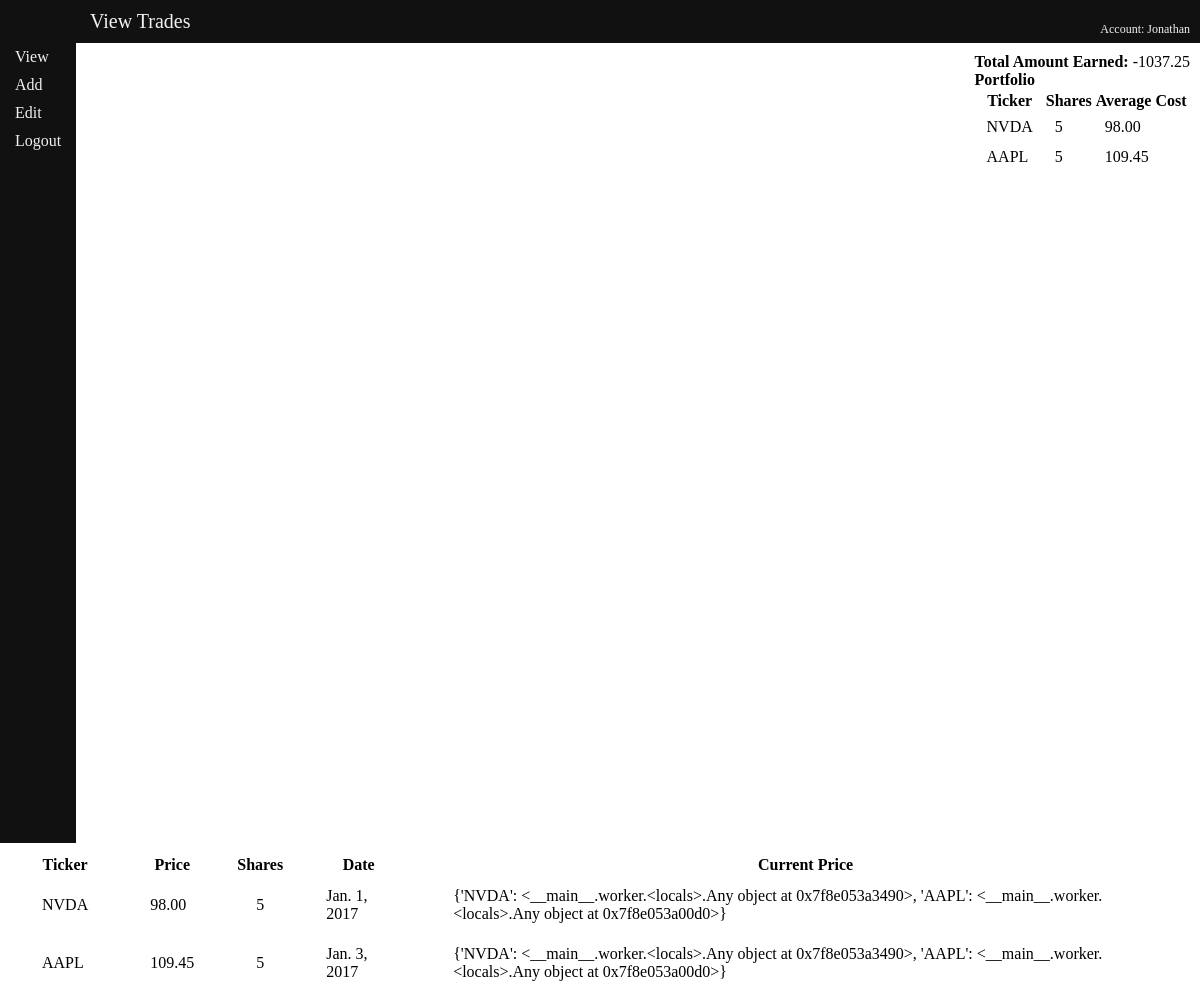
/trades/view_trades/ (signed in), run on the app's committed database.
### tradetracker/models.py (models this page shows, shortened)
class Trade(models.Model):
	owner = models.ForeignKey(User, on_delete=models.CASCADE, default=DEFAULT_USER)
	ticker = models.CharField(max_length=10)
	price = models.DecimalField(max_digits=11, decimal_places=2)
	trade_date = models.DateField()
	shares = models.IntegerField(default=0)

class PortfolioStock(models.Model):
	owner = models.ForeignKey(User, on_delete=models.CASCADE, default=DEFAULT_USER)
	ticker = models.CharField(max_length=10)
	shares = models.IntegerField(default=0)
	average_cost = models.DecimalField(max_digits=11, decimal_places=2)

### tradetracker/views.py (the view)
@login_required(login_url='/trades/login')
def viewTrades(request):
	current_user = request.user
	trade_list = current_user.trade_set.all()
	portfolio_list = current_user.portfoliostock_set.all()
	prices = {}
	total_earnings = 0
	for trade in trade_list:
		total_earnings += trade.price * -trade.shares
		if not trade.ticker in prices:
			prices[trade.ticker] = web.get_quote_yahoo(trade.ticker)["last"].get(trade.ticker)
	context = {'trade_list' : trade_list, 'total_earnings' : total_earnings,
		'current_user' : request.user.username, 'portfolio_list' : portfolio_list, 'prices' : prices}
	return render(request, 'tradetracker/viewTrades.html', context)

### tradetracker/templates/tradetracker/viewTrades.html (shortened to what this page needs)
{% extends 'tradetracker/tradeTrackerBase.html' %}
{% load tradetracker_extras %}
{% block bodyheader %} View Trades {% endblock %}
{% block content %}
	{% if trade_list %}
		<table>
			<tr>
				<th>Ticker</th>
				<th>Price</th>
				<th>Shares</th>
				<th>Date</th>
				<th>Current Price</th>
			</tr>
		{% for trade in trade_list %}
			<tr>
				<td>{{trade.ticker}}</td>
				<td>{{trade.price}}</td>
				<td>{{trade.shares}}</td>
				<td>{{trade.trade_date}}</td>
				<td>{{ prices|get_value:trade.ticker }}</td>
			</tr>
		{% endfor %}
		</table>
	{% else %}
		<p><strong>No trades are available to view.</strong></p>
	{% endif %}
{% endblock %}
{% block fixedinfo %}
	{% if total_earnings %}
		<strong>Total Amount Earned:</strong> {{total_earnings}} <br>
	{% endif %}
	{% if portfolio_list %}
		<strong>Portfolio</strong>
		<table>
			<tr>
				<th>Ticker</th>
				<th>Shares</th>
				<th>Average Cost</th>
			</tr>
		{% for stock in portfolio_list %}
			<tr>
				<td>{{stock.ticker}}</td>
				<td>{{stock.shares}}</td>
				<td>{{stock.average_cost}}</td>
			</tr>
		{% endfor %}
		</table>
	{% endif %}
{% endblock %}

### tradetracker/templates/tradetracker/tradeTrackerBase.html (shortened to what this page needs)
{% load static %}
<head>
	<link rel="stylesheet" type="text/css" href="{% static 'tradetracker/style.css' %}" />
</head>
<body>
	<div class = "topbar">
		<div>
			<header>{% block bodyheader %}{% endblock %}</header>
		</div>
		<div>
			{% if current_user %}
				<p>Account: {{current_user}}</p>
			{% endif %}
		</div>
	</div>
	<div class="mainwrapper">
		<div class="sidenav">
			<a href="{% url 'tradetracker:viewTrades'%}">View</a>
			<a href="{% url 'tradetracker:addTrades'%}">Add</a>
			<a href="{% url 'tradetracker:editTrades'%}">Edit</a>
			<a href="{% url 'tradetracker:logout' %}">Logout</a>
		</div>
		<div class="content">
		{% block content %}
		{% endblock %}
		</div>
		<div>
			<div class="fixedinfo">
				{% block fixedinfo %}
				{% endblock %}
			</div>
		</div>
	</div>
</body>

### tradetracker/static/tradetracker/style.css (style rules this page uses)
.topbar { background-color: #111; font-family: "Tahoma"; color: #f1f1f1; padding-bottom: 10px; padding-top: 10px; }
.topbar div { display: inline; }
.topbar header { display: inline; padding-left: 90px; font-size: 20px; }
.topbar p { font-size: 12px; float: right; padding-right: 10px; }
.sidenav { height: 100%; float: left; top: 0; left: 0; background-color: #111; overflow-x: hidden; transition: 0.5s; }
.sidenav a { padding: 5px 15px; text-decoration: none; font-size: 16px; font-family: "Tahoma"; color: #f1f1f1; display: block; transition: 0.3s }
.fixedinfo { right: 0; position: fixed; padding: 10px; }
.fixedinfo td { padding: 5px 10px; }
.content { float: left; padding: 10px; }
.content td { padding: 10px 30px; }
body { padding: 0; margin: 0; }

### data on the page
Trade: ticker "NVDA", price "98.00", shares "5", trade_date "Jan. 1, 2017", ticker "{'NVDA': <__main__.worker.<locals>.Any object at 0x7f8e053a3490>, 'AAPL': <__main__.worker.<locals>.Any object at 0x7f8e053a00d0>}"
Trade: ticker "AAPL", price "109.45", shares "5", trade_date "Jan. 3, 2017", ticker "{'NVDA': <__main__.worker.<locals>.Any object at 0x7f8e053a3490>, 'AAPL': <__main__.worker.<locals>.Any object at 0x7f8e053a00d0>}"
PortfolioStock: ticker "NVDA", shares "5", average_cost "98.00"
PortfolioStock: ticker "AAPL", shares "5", average_cost "109.45"

### other printed values
{{ current_user }} "Jonathan"
{{ total_earnings }} "-1037.25"
